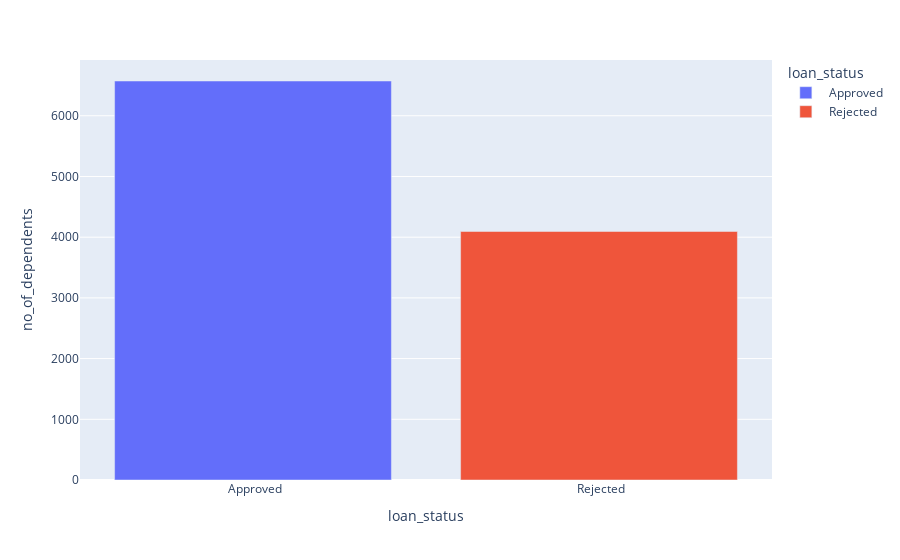
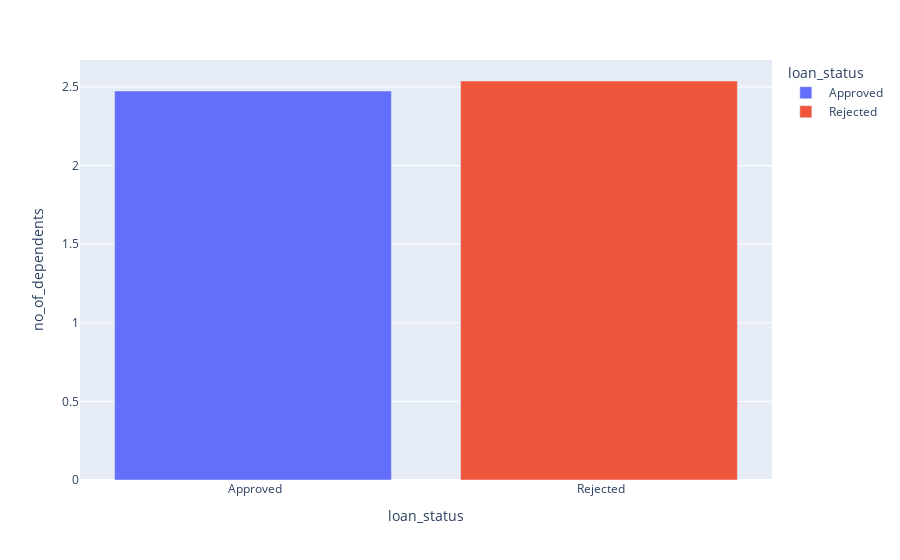

Notebook cell for these charts, in order:
### Code cell
fig1 = px.bar(df.groupby('loan_status')['no_of_dependents'].sum().reset_index(), x = 'loan_status', y = 'no_of_dependents', color = 'loan_status')
fig1.show()

fig2 = px.bar(df.groupby('loan_status')['no_of_dependents'].mean().reset_index(), x = 'loan_status', y = 'no_of_dependents', color = 'loan_status')
fig2.show()

### Figure 1 — Plotly figure (JSON) as saved in the notebook; plotly's stock layout.template omitted (floating-point values rounded to 4 significant figures)
{"data": [{"alignmentgroup": "True", "hovertemplate": "loan_status=%{x}<br>no_of_dependents=%{y}<extra></extra>", "legendgroup": " Approved", "marker": {"color": "#636efa", "pattern": {"shape": ""}}, "name": " Approved", "offsetgroup": " Approved", "orientation": "v", "showlegend": true, "textposition": "auto", "type": "bar", "x": [" Approved"], "xaxis": "x", "y": [6573], "yaxis": "y"}, {"alignmentgroup": "True", "hovertemplate": "loan_status=%{x}<br>no_of_dependents=%{y}<extra></extra>", "legendgroup": " Rejected", "marker": {"color": "#EF553B", "pattern": {"shape": ""}}, "name": " Rejected", "offsetgroup": " Rejected", "orientation": "v", "showlegend": true, "textposition": "auto", "type": "bar", "x": [" Rejected"], "xaxis": "x", "y": [4094], "yaxis": "y"}], "layout": {"barmode": "relative", "legend": {"title": {"text": "loan_status"}, "tracegroupgap": 0}, "margin": {"t": 60}, "xaxis": {"anchor": "y", "categoryarray": [" Approved", " Rejected"], "categoryorder": "array", "domain": [0, 1], "title": {"text": "loan_status"}}, "yaxis": {"anchor": "x", "domain": [0, 1], "title": {"text": "no_of_dependents"}}}}

### Figure 2 — Plotly figure (JSON) as saved in the notebook; plotly's stock layout.template omitted (floating-point values rounded to 4 significant figures)
{"data": [{"alignmentgroup": "True", "hovertemplate": "loan_status=%{x}<br>no_of_dependents=%{y}<extra></extra>", "legendgroup": " Approved", "marker": {"color": "#636efa", "pattern": {"shape": ""}}, "name": " Approved", "offsetgroup": " Approved", "orientation": "v", "showlegend": true, "textposition": "auto", "type": "bar", "x": [" Approved"], "xaxis": "x", "y": [2.475], "yaxis": "y"}, {"alignmentgroup": "True", "hovertemplate": "loan_status=%{x}<br>no_of_dependents=%{y}<extra></extra>", "legendgroup": " Rejected", "marker": {"color": "#EF553B", "pattern": {"shape": ""}}, "name": " Rejected", "offsetgroup": " Rejected", "orientation": "v", "showlegend": true, "textposition": "auto", "type": "bar", "x": [" Rejected"], "xaxis": "x", "y": [2.538], "yaxis": "y"}], "layout": {"barmode": "relative", "legend": {"title": {"text": "loan_status"}, "tracegroupgap": 0}, "margin": {"t": 60}, "xaxis": {"anchor": "y", "categoryarray": [" Approved", " Rejected"], "categoryorder": "array", "domain": [0, 1], "title": {"text": "loan_status"}}, "yaxis": {"anchor": "x", "domain": [0, 1], "title": {"text": "no_of_dependents"}}}}
